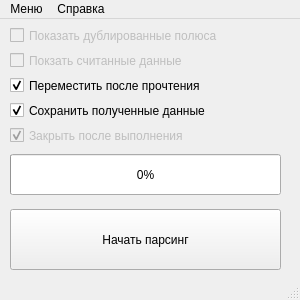
<?xml version="1.0" encoding="UTF-8"?>
<ui version="4.0">
 <author>Зарихин В. А.</author>
 <class>parser_window</class>
 <widget class="QMainWindow" name="parser_window">
  <property name="geometry">
   <rect>
    <x>0</x>
    <y>0</y>
    <width>300</width>
    <height>300</height>
   </rect>
  </property>
  <property name="minimumSize">
   <size>
    <width>300</width>
    <height>300</height>
   </size>
  </property>
  <property name="maximumSize">
   <size>
    <width>300</width>
    <height>300</height>
   </size>
  </property>
  <property name="windowTitle">
   <string>Парсер</string>
  </property>
  <widget class="QWidget" name="widget">
   <property name="minimumSize">
    <size>
     <width>286</width>
     <height>211</height>
    </size>
   </property>
   <widget class="QCheckBox" name="move_after_reading">
    <property name="geometry">
     <rect>
      <x>10</x>
      <y>55</y>
      <width>271</width>
      <height>23</height>
     </rect>
    </property>
    <property name="text">
     <string>Переместить после прочтения</string>
    </property>
    <property name="checked">
     <bool>true</bool>
    </property>
   </widget>
   <widget class="QCheckBox" name="show_policies">
    <property name="enabled">
     <bool>false</bool>
    </property>
    <property name="geometry">
     <rect>
      <x>10</x>
      <y>5</y>
      <width>271</width>
      <height>23</height>
     </rect>
    </property>
    <property name="text">
     <string>Показать дублированные полюса</string>
    </property>
   </widget>
   <widget class="QCheckBox" name="show_data">
    <property name="enabled">
     <bool>false</bool>
    </property>
    <property name="geometry">
     <rect>
      <x>10</x>
      <y>30</y>
      <width>271</width>
      <height>23</height>
     </rect>
    </property>
    <property name="text">
     <string notr="true">Покзать считанные данные</string>
    </property>
   </widget>
   <widget class="QCheckBox" name="save">
    <property name="geometry">
     <rect>
      <x>10</x>
      <y>80</y>
      <width>271</width>
      <height>23</height>
     </rect>
    </property>
    <property name="text">
     <string>Сохранить полученные данные</string>
    </property>
    <property name="checked">
     <bool>true</bool>
    </property>
   </widget>
   <widget class="QProgressBar" name="progress_bar">
    <property name="geometry">
     <rect>
      <x>10</x>
      <y>135</y>
      <width>271</width>
      <height>41</height>
     </rect>
    </property>
    <property name="acceptDrops">
     <bool>false</bool>
    </property>
    <property name="value">
     <number>0</number>
    </property>
    <property name="textVisible">
     <bool>true</bool>
    </property>
    <property name="orientation">
     <enum>Qt::Horizontal</enum>
    </property>
   </widget>
   <widget class="QPushButton" name="pars_button">
    <property name="enabled">
     <bool>true</bool>
    </property>
    <property name="geometry">
     <rect>
      <x>10</x>
      <y>190</y>
      <width>271</width>
      <height>61</height>
     </rect>
    </property>
    <property name="mouseTracking">
     <bool>true</bool>
    </property>
    <property name="tabletTracking">
     <bool>false</bool>
    </property>
    <property name="contextMenuPolicy">
     <enum>Qt::DefaultContextMenu</enum>
    </property>
    <property name="text">
     <string>Начать парсинг</string>
    </property>
   </widget>
   <widget class="QCheckBox" name="close_after_done">
    <property name="enabled">
     <bool>false</bool>
    </property>
    <property name="geometry">
     <rect>
      <x>10</x>
      <y>105</y>
      <width>271</width>
      <height>23</height>
     </rect>
    </property>
    <property name="text">
     <string notr="true">Закрыть после выполнения</string>
    </property>
    <property name="checked">
     <bool>true</bool>
    </property>
   </widget>
  </widget>
  <widget class="QMenuBar" name="menubar">
   <property name="enabled">
    <bool>true</bool>
   </property>
   <property name="geometry">
    <rect>
     <x>0</x>
     <y>0</y>
     <width>300</width>
     <height>22</height>
    </rect>
   </property>
   <widget class="QMenu" name="menu">
    <property name="title">
     <string>Меню</string>
    </property>
    <addaction name="settings"/>
    <addaction name="exit"/>
   </widget>
   <widget class="QMenu" name="help">
    <property name="title">
     <string>Справка</string>
    </property>
    <addaction name="manual"/>
    <addaction name="about"/>
   </widget>
   <addaction name="menu"/>
   <addaction name="help"/>
  </widget>
  <widget class="QStatusBar" name="statusbar"/>
  <action name="exit">
   <property name="text">
    <string>Выход</string>
   </property>
  </action>
  <action name="about">
   <property name="text">
    <string>О программе</string>
   </property>
  </action>
  <action name="settings">
   <property name="enabled">
    <bool>false</bool>
   </property>
   <property name="text">
    <string>Настройки</string>
   </property>
  </action>
  <action name="manual">
   <property name="text">
    <string>Инструкция</string>
   </property>
  </action>
 </widget>
 <resources/>
 <connections/>
</ui>
